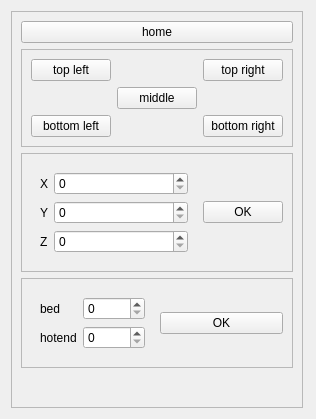
<?xml version="1.0" encoding="UTF-8"?>
<ui version="4.0">
 <class>PrinterControl</class>
 <widget class="QWidget" name="PrinterControl">
  <property name="geometry">
   <rect>
    <x>0</x>
    <y>0</y>
    <width>316</width>
    <height>419</height>
   </rect>
  </property>
  <property name="windowTitle">
   <string>Form</string>
  </property>
  <layout class="QHBoxLayout" name="horizontalLayout_2">
   <item>
    <widget class="QFrame" name="frame">
     <property name="baseSize">
      <size>
       <width>200</width>
       <height>0</height>
      </size>
     </property>
     <property name="frameShape">
      <enum>QFrame::StyledPanel</enum>
     </property>
     <property name="frameShadow">
      <enum>QFrame::Raised</enum>
     </property>
     <layout class="QVBoxLayout" name="verticalLayout">
      <item>
       <widget class="QPushButton" name="_home_button">
        <property name="text">
         <string>home</string>
        </property>
       </widget>
      </item>
      <item>
       <widget class="QFrame" name="frame_2">
        <property name="frameShape">
         <enum>QFrame::StyledPanel</enum>
        </property>
        <property name="frameShadow">
         <enum>QFrame::Raised</enum>
        </property>
        <layout class="QGridLayout" name="gridLayout">
         <item row="1" column="2">
          <widget class="QPushButton" name="_middle_button">
           <property name="text">
            <string>middle</string>
           </property>
          </widget>
         </item>
         <item row="0" column="1">
          <widget class="QPushButton" name="_top_left_button">
           <property name="text">
            <string>top left</string>
           </property>
          </widget>
         </item>
         <item row="0" column="3">
          <widget class="QPushButton" name="top_right_button">
           <property name="text">
            <string>top right</string>
           </property>
          </widget>
         </item>
         <item row="2" column="3">
          <widget class="QPushButton" name="_bottom_right_button">
           <property name="text">
            <string>bottom right</string>
           </property>
          </widget>
         </item>
         <item row="2" column="1">
          <widget class="QPushButton" name="_bottom_left_button">
           <property name="text">
            <string>bottom left</string>
           </property>
          </widget>
         </item>
        </layout>
       </widget>
      </item>
      <item>
       <widget class="QFrame" name="frame_4">
        <property name="frameShape">
         <enum>QFrame::StyledPanel</enum>
        </property>
        <property name="frameShadow">
         <enum>QFrame::Raised</enum>
        </property>
        <layout class="QHBoxLayout" name="horizontalLayout_4">
         <item>
          <widget class="QWidget" name="widget_2" native="true">
           <property name="sizePolicy">
            <sizepolicy hsizetype="MinimumExpanding" vsizetype="Maximum">
             <horstretch>0</horstretch>
             <verstretch>0</verstretch>
            </sizepolicy>
           </property>
           <layout class="QFormLayout" name="formLayout_2">
            <item row="0" column="0">
             <widget class="QLabel" name="label_3">
              <property name="text">
               <string>X</string>
              </property>
             </widget>
            </item>
            <item row="0" column="1">
             <widget class="QSpinBox" name="_x">
              <property name="maximum">
               <number>150</number>
              </property>
             </widget>
            </item>
            <item row="1" column="0">
             <widget class="QLabel" name="label_4">
              <property name="text">
               <string>Y</string>
              </property>
             </widget>
            </item>
            <item row="1" column="1">
             <widget class="QSpinBox" name="_y">
              <property name="maximum">
               <number>300</number>
              </property>
             </widget>
            </item>
            <item row="2" column="1">
             <widget class="QSpinBox" name="_z">
              <property name="maximum">
               <number>300</number>
              </property>
             </widget>
            </item>
            <item row="2" column="0">
             <widget class="QLabel" name="label_9">
              <property name="text">
               <string>Z</string>
              </property>
             </widget>
            </item>
           </layout>
          </widget>
         </item>
         <item>
          <widget class="QPushButton" name="_change_positiom_button">
           <property name="sizePolicy">
            <sizepolicy hsizetype="Preferred" vsizetype="Maximum">
             <horstretch>0</horstretch>
             <verstretch>0</verstretch>
            </sizepolicy>
           </property>
           <property name="text">
            <string>OK</string>
           </property>
          </widget>
         </item>
        </layout>
       </widget>
      </item>
      <item>
       <widget class="QFrame" name="frame_3">
        <property name="frameShape">
         <enum>QFrame::StyledPanel</enum>
        </property>
        <property name="frameShadow">
         <enum>QFrame::Raised</enum>
        </property>
        <layout class="QHBoxLayout" name="horizontalLayout_3">
         <item>
          <widget class="QWidget" name="widget" native="true">
           <property name="sizePolicy">
            <sizepolicy hsizetype="Preferred" vsizetype="Maximum">
             <horstretch>0</horstretch>
             <verstretch>0</verstretch>
            </sizepolicy>
           </property>
           <layout class="QFormLayout" name="formLayout">
            <item row="0" column="0">
             <widget class="QLabel" name="label_2">
              <property name="text">
               <string>bed</string>
              </property>
             </widget>
            </item>
            <item row="1" column="0">
             <widget class="QLabel" name="label">
              <property name="text">
               <string>hotend</string>
              </property>
             </widget>
            </item>
            <item row="0" column="1">
             <widget class="QSpinBox" name="_bed">
              <property name="maximum">
               <number>150</number>
              </property>
             </widget>
            </item>
            <item row="1" column="1">
             <widget class="QSpinBox" name="_hotend">
              <property name="maximum">
               <number>300</number>
              </property>
             </widget>
            </item>
           </layout>
          </widget>
         </item>
         <item>
          <widget class="QPushButton" name="_change_degree_button">
           <property name="sizePolicy">
            <sizepolicy hsizetype="Preferred" vsizetype="Maximum">
             <horstretch>0</horstretch>
             <verstretch>0</verstretch>
            </sizepolicy>
           </property>
           <property name="text">
            <string>OK</string>
           </property>
          </widget>
         </item>
        </layout>
       </widget>
      </item>
      <item>
       <spacer name="verticalSpacer">
        <property name="orientation">
         <enum>Qt::Vertical</enum>
        </property>
        <property name="sizeHint" stdset="0">
         <size>
          <width>20</width>
          <height>40</height>
         </size>
        </property>
       </spacer>
      </item>
     </layout>
    </widget>
   </item>
   <item>
    <spacer name="horizontalSpacer">
     <property name="orientation">
      <enum>Qt::Horizontal</enum>
     </property>
     <property name="sizeHint" stdset="0">
      <size>
       <width>40</width>
       <height>20</height>
      </size>
     </property>
    </spacer>
   </item>
  </layout>
 </widget>
 <resources/>
 <connections/>
</ui>
